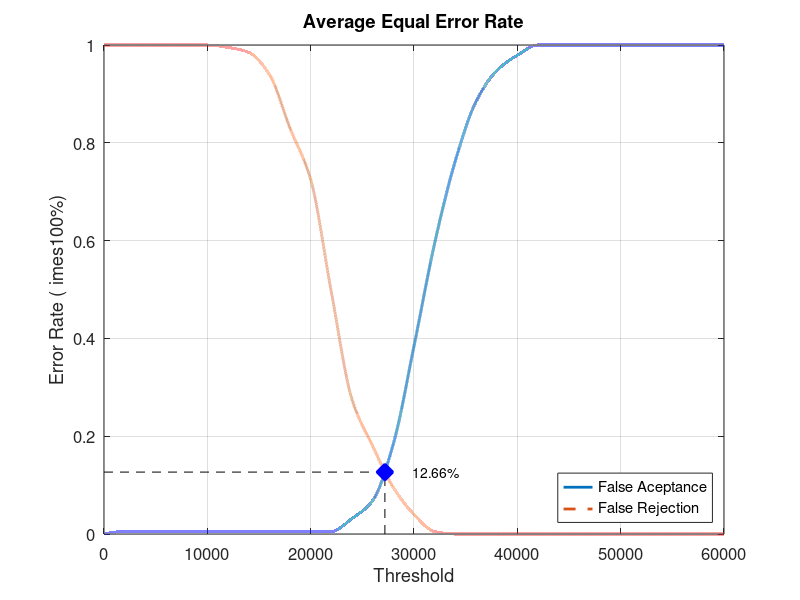
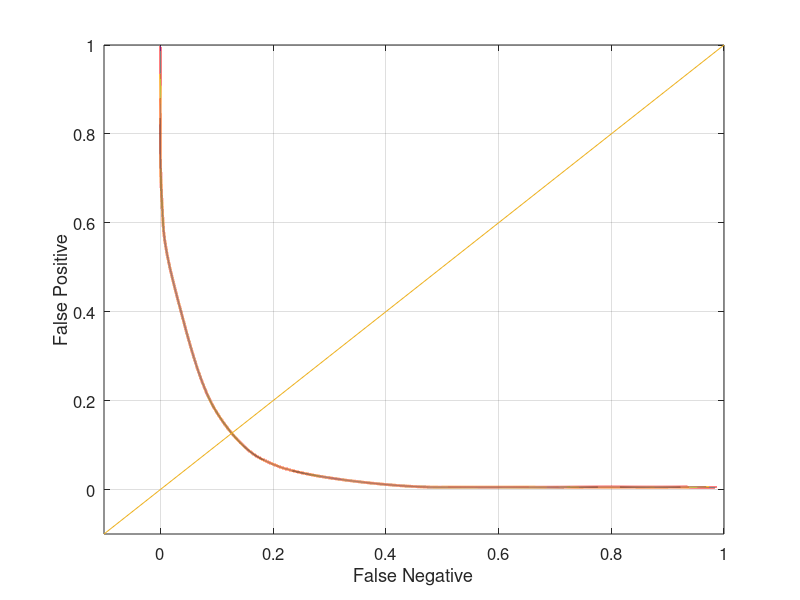

Write the MATLAB code that produced these figures, in order.
close all;
clear;
clc;
x = 0:2000:60000;
xq = 0:0.5:60000;

y0 = [0 0.00526316 0.00526316 0.00526316 0.00526316 0.00526316 0.00526316 0.00526316 0.00526316 0.00526316 0.00526316 0.00526316 0.0315789 0.0684211 0.184211 0.384211 0.594737 0.763158 0.884211 0.947368 0.978947 1 1 1 1 1 1 1 1 1 1]
yy0 = interp1(x, y0, xq, 'pchip');
y1 = [1 1 1 1 1 1 0.995 0.985 0.94 0.83 0.725 0.495 0.275 0.18 0.095 0.04 0.005 0 0 0 0 0 0 0 0 0 0 0 0 0 0]
yy1 = interp1(x, y1, xq, 'pchip');

% Calculating EER: 
y2 = abs(y0 - y1);
find(y2 == min(y2))
yy2 = abs(yy0 - yy1);
xEER = find(yy2 == min(yy2));
xEERIndex = xq(xEER) % X-axis EER
yEER = yy0(xEER) % Y-axis EER

main = figure
plot(xq, yy0,'-','LineWidth', 2);	hold on
plot(xq, yy1,'--','LineWidth', 2);	hold on
plot([xEERIndex xEERIndex], [0 yEER], 'k--');	hold on
plot([0 xEERIndex], [yEER yEER], 'k--');	hold on
plot(xEERIndex, yEER, 'bx', 'LineWidth', 10);	hold on
text(xEERIndex + 10 * xEERIndex / 100, yEER, [num2str(round((10000 * yEER)) / 100) '%'])
legend('False Aceptance', 'False Rejection', 'Location', 'SouthEast')
xlabel('Threshold')
ylabel('Error Rate (	imes100%)')
title('Average Equal Error Rate')
set(gca, 'FontSize', 12)
axis([0 60000 0 1])
grid on

print(main, 'Database2_4Main', '-dpng');
FNRxFPR = figure('Color', [1 1 1]);
plot(yy1, yy0, '-', yy1, yy0, 'LineWidth', 2);
hold on
y = -0.1:0.1:1
plot(y, y); 
set(gca, 'FontSize', 12)
xlabel('False Negative')
ylabel('False Positive')
axis([-0.1 1 -0.1 1])
set(gca, 'FontSize', 12)
grid on

print(FNRxFPR, 'Database2_4FNRxFPR','-dpng');
